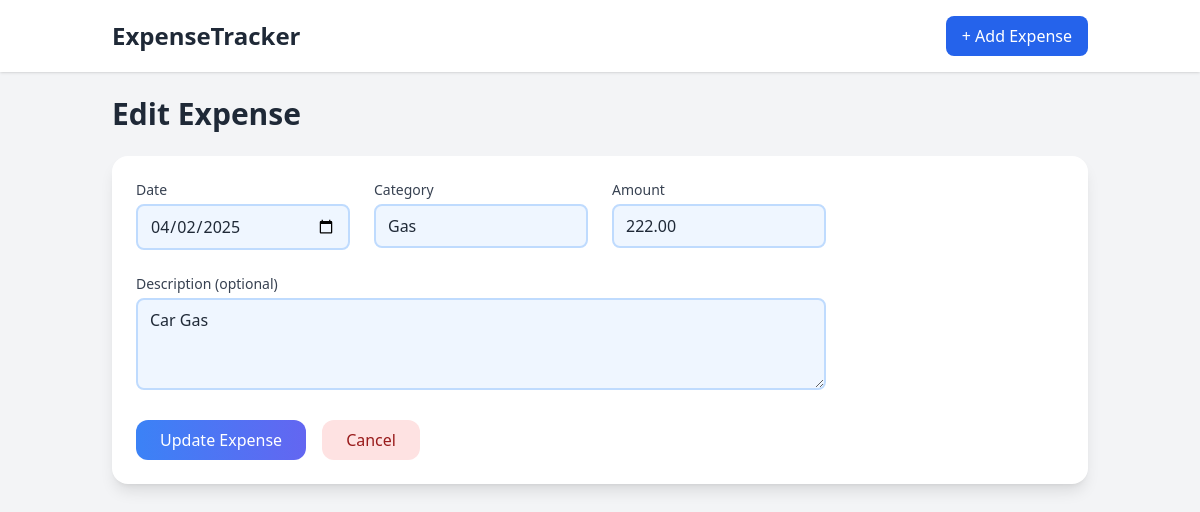
The app's page /edit/5, older data.
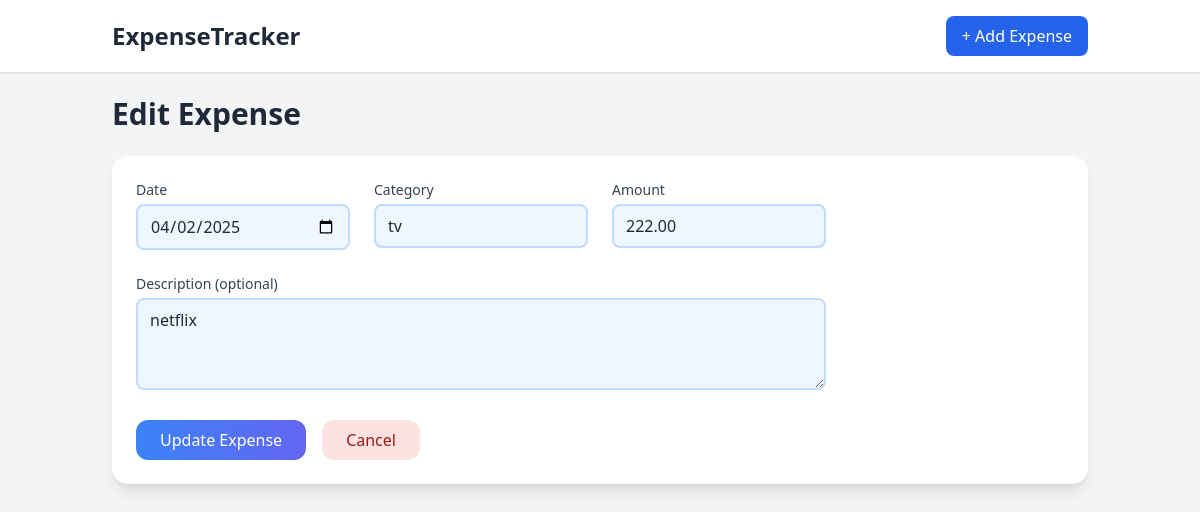
The same page, newer data.
### models.py (models this page shows, shortened)
class Expense(db.Model):
    __tablename__ = 'expenses'
    id = db.Column(db.Integer, primary_key=True)
    amount = db.Column(db.Float, nullable=False)
    category = db.Column(db.String(64), nullable=False)
    description = db.Column(db.String(256))
    date = db.Column(db.Date, nullable=False)

### app.py (the view, shortened to what this page needs)
@app.route('/edit/<int:expense_id>', methods=['GET', 'POST'])
def edit_expense(expense_id):
    exp = Expense.query.get_or_404(expense_id)
    return render_template('edit_expense.html', expense=exp)

### templates/edit_expense.html (shortened to what this page needs)
{% extends 'base.html' %}  {% block content %}
<h1 data-aos="fade-down" class="text-3xl font-semibold mb-6">Edit Expense</h1>
<div class="bg-white shadow-lg rounded-2xl p-6 mb-6" data-aos="fade-up" x-data>
  <form
    class="grid grid-cols-1 md:grid-cols-2 lg:grid-cols-4 gap-6"
    method="post"
  >
    <div>
      <label for="date" class="block text-sm font-medium text-gray-700 mb-1"
        >Date</label
      >
      <input
        type="date"
        id="date"
        name="date"
        value="{{ expense.date.strftime('%Y-%m-%d') }}"
        required
        class="w-full bg-blue-50 border-2 border-blue-200 rounded-lg px-3 py-2 focus:ring-2 focus:ring-blue-300 focus:border-blue-500 transition"
      />
    </div>
    <div>
      <label for="category" class="block text-sm font-medium text-gray-700 mb-1"
        >Category</label
      >
      <input
        type="text"
        id="category"
        name="category"
        value="{{ expense.category }}"
        required
        class="w-full bg-blue-50 border-2 border-blue-200 rounded-lg px-3 py-2 focus:ring-2 focus:ring-blue-300 focus:border-blue-500 transition"
      />
    </div>
    <div>
      <label for="amount" class="block text-sm font-medium text-gray-700 mb-1"
        >Amount</label
      >
      <input
        type="number"
        step="0.01"
        id="amount"
        name="amount"
        value="{{ '%.2f'|format(expense.amount) }}"
        required
        class="w-full bg-blue-50 border-2 border-blue-200 rounded-lg px-3 py-2 focus:ring-2 focus:ring-blue-300 focus:border-blue-500 transition"
      />
    </div>
    <div class="md:col-span-2 lg:col-span-3">
      <label
        for="description"
        class="block text-sm font-medium text-gray-700 mb-1"
        >Description (optional)</label
      >
      <textarea
        id="description"
        name="description"
        rows="3"
        placeholder="Describe your expense"
        class="w-full bg-blue-50 border-2 border-blue-200 rounded-lg px-3 py-2 focus:ring-2 focus:ring-blue-300 focus:border-blue-500 transition"
      >
{{ expense.description }}</textarea
      >
    </div>
    <div class="col-span-full flex space-x-4">
      <button
        type="submit"
        class="bg-gradient-to-r from-blue-500 to-indigo-500 text-white px-6 py-2 rounded-xl hover:from-blue-600 hover:to-indigo-600 transition"
      >
        Update Expense
      </button>
      <a
        href="{{ url_for('index') }}"
        class="bg-red-100 text-red-800 px-6 py-2 rounded-xl hover:bg-red-200 transition"
      >
        Cancel
      </a>
    </div>
  </form>
</div>
{% endblock %}

Row changes from the older to the newer data that the page shows:
changed Expense: category "Gas" → "tv"; description "Car Gas" → "netflix"
